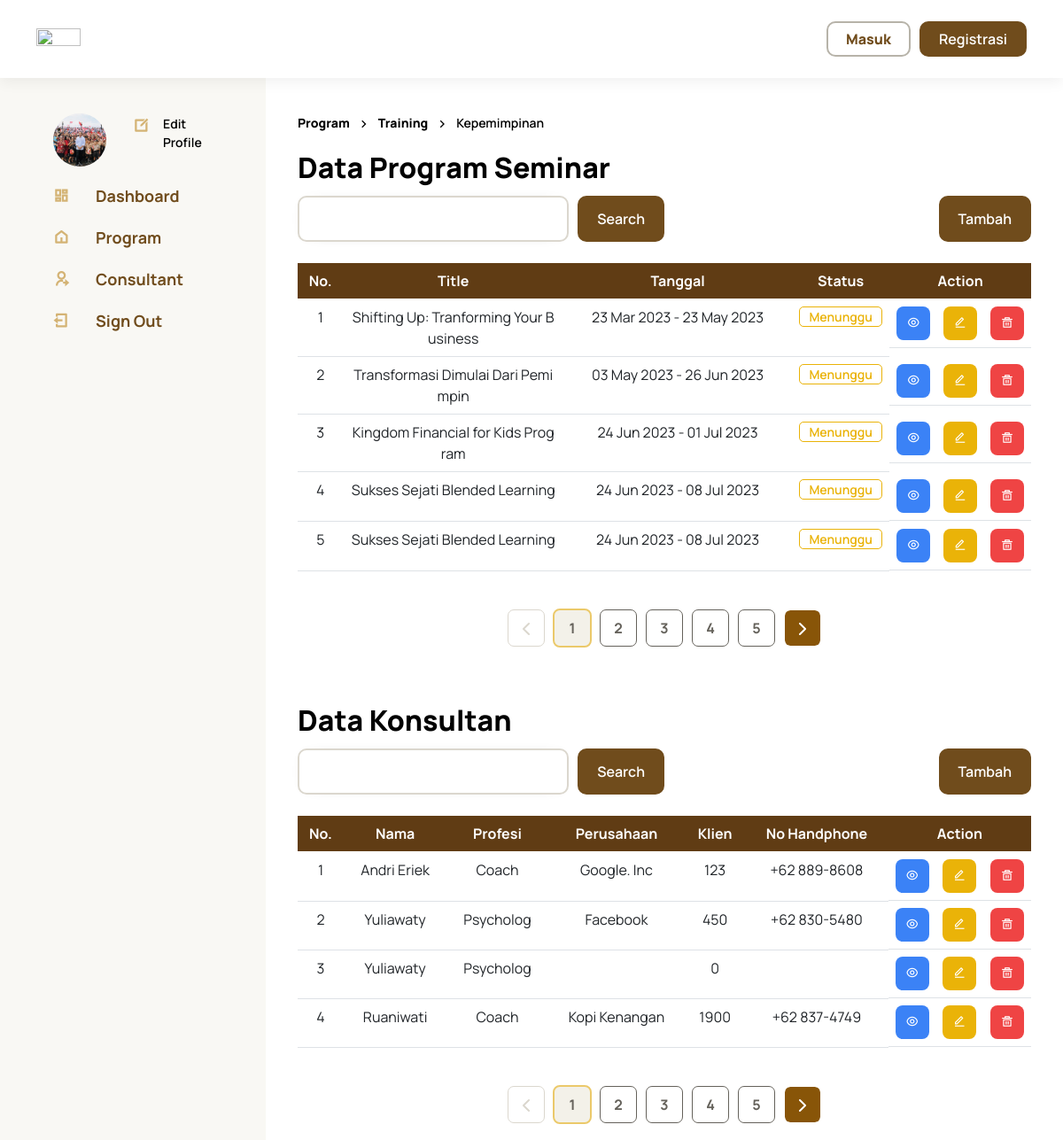
Page /index.php/admin on the earlier database version.
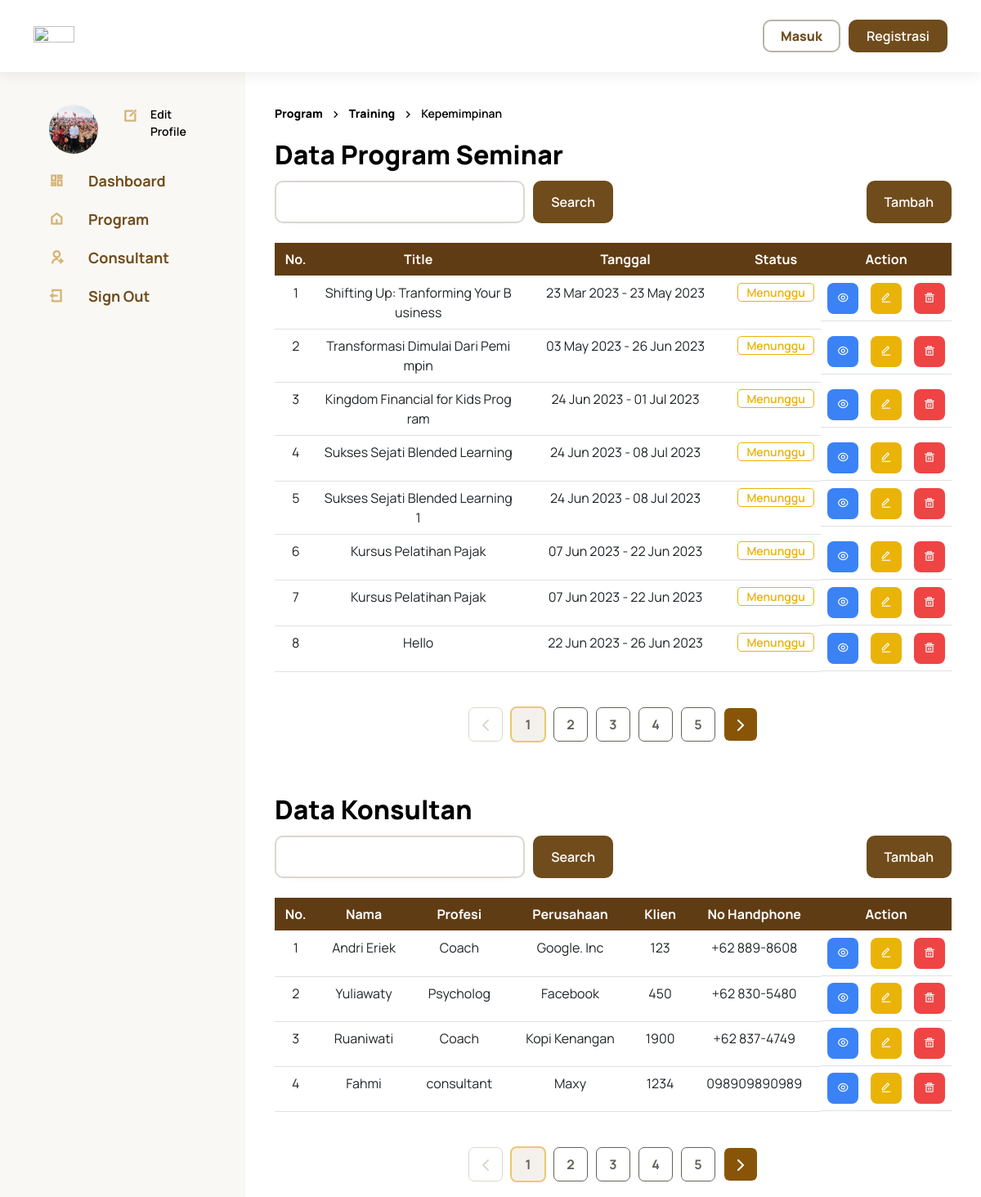
Same page on the later database version.
### tables this page shows
CREATE TABLE `program` (
  `id` int(8) NOT NULL,
  `name` varchar(50) NOT NULL,
  `tag` varchar(255) DEFAULT NULL,
  `type` varchar(50) NOT NULL,
  `descProgram` text NOT NULL,
  `priceMin` int(20) NOT NULL,
  `priceMax` int(20) NOT NULL,
  `dateStart` date NOT NULL,
  `dateEnd` date NOT NULL,
  `time_start` time DEFAULT NULL,
  `time_end` time DEFAULT NULL,
  `mode` enum('online','hybrid','offline') DEFAULT NULL,
  `url` varchar(100) DEFAULT NULL,
  `lokasi` varchar(100) DEFAULT NULL,
  `alamat` varchar(100) DEFAULT NULL,
  `kota` varchar(100) DEFAULT NULL,
  `photo` varchar(255) NOT NULL,
  `kuota` int(20) DEFAULT NULL,
  `consultant_id` int(11) DEFAULT NULL
);

CREATE TABLE `consultant` (
  `id` int(8) NOT NULL,
  `name` varchar(20) NOT NULL,
  `profesi` varchar(20) NOT NULL,
  `profile` text NOT NULL,
  `photo` varchar(225) NOT NULL,
  `alamat` text NOT NULL,
  `email` varchar(100) NOT NULL,
  `no_handphone` varchar(12) NOT NULL,
  `link_group` varchar(255) NOT NULL,
  `perusahaan` varchar(100) NOT NULL,
  `sertifikasi` varchar(255) NOT NULL,
  `sertif_start` date DEFAULT NULL,
  `sertif_end` date DEFAULT NULL,
  `akun_media` varchar(100) NOT NULL,
  `jumlah_client` int(11) NOT NULL,
  `spesialisasi` varchar(50) NOT NULL,
  `program_id` int(11) DEFAULT NULL
);

### application/controllers/Admin.php (called while the page is built, shortened)
<?php
class Admin extends CI_Controller
{
    public function __construct()
    {
        $this->load->library('form_validation');
    }
    public function index()
    {
        if ($this->input->get('search')) {
            $this->db->like('name', $this->input->get('search'));
            $query = $this->db->get('program');
            $dataProgram = $query->result();
        } else {
            $this->load->model("ProgramModel");
            $dataProgram = $this->ProgramModel->getProgram();
        }
        $this->load->model("ConsultantModel");
        $dataConsultant = $this->ConsultantModel->getConsultant();
        $data = [
            'consultant' => $dataConsultant,
            'program' => $dataProgram,
            'page_title' => 'Dashboard',
            'user' => $this->db->get_where('users', ['email' =>
            $this->session->userdata('email')])->row_array(),
        ];
        $this->load->view('main/admin/index', $data);
    }
}

### index.php (called while the page is built, shortened)
<?php
require_once BASEPATH.'core/CodeIgniter.php';

### application/models/ProgramModel.php (called while the page is built, shortened)
<?php
class ProgramModel extends CI_MOdel
{
    public function getProgram()
    {
        $query = $this->db->get('program');
        return $query->result();
    }
}

### application/models/ConsultantModel.php (called while the page is built, shortened)
<?php
class ConsultantModel extends CI_MOdel
{
    public function getConsultant()
    {
        $query = $this->db->get('consultant');
        return $query->result();
    }
}

### application/views/main/admin/index.php (the view, shortened to what the changed rows need)
<!DOCTYPE html>
<html lang="en">
<head>
    <link rel="stylesheet" href="<?php echo base_url('assets/css/home.css'); ?>">
    <link rel="stylesheet" href="<?php echo base_url('assets/css/_partials/sidebar.css'); ?>">
    <link rel="stylesheet" href="<?php echo base_url('assets/css/admin/home.css'); ?>">
    <link rel="stylesheet" href="<?php echo base_url('assets/css/admin/dashboard.css'); ?>">
</head>
<body>
    <div class="container-fluid">
        <div class="row ">
            <div class="col">
                <div class="container container-consultant">
                    <h4>Data Program Seminar</h3>
                        <div>
                            <table class="table my-4">
                                <thead class="table-head">
                                    <tr>
                                        <th>No.</th>
                                        <th style="width: 30%;">Title</th>
                                        <th>Tanggal</th>
                                        <th>Status</th>
                                        <th>Action</th>
                                    </tr>
                                </thead>
                                <tbody>
                                    <?php $no = 1;
                                    foreach ($program as $item) : ?>
                                    <tr>
                                        <td><?php echo $no++ ?></td>
                                        <td><?php echo $item->name ?></td>
                                        <td><?php echo date('d M Y', strtotime($item->dateStart)) . " - " . date('d M Y', strtotime($item->dateEnd)) ?>
                                        </td>
                                        <td>
                                            <p class="menunggu">Menunggu</p>
                                        </td>
                                        <td class="d-flex justify-content-between">
                                            <a href="<?php echo site_url(). 'detail-program/' . $item->id ?>">
                                                <button class="edit">
                                                    <i class="ri-eye-line"></i>
                                                </button>
                                            </a>
                                            <a href="<?php echo site_url('admin/edit/' . $item->id) ?>">
                                                <button class="warning">
                                                    <i class="ri-edit-line"></i>
                                                </button>
                                            </a>
                                            <a href="<?php echo site_url('admin/delete_row/' . $item->id) ?>">
                                                <button class="delete">
                                                    <i class="ri-delete-bin-5-line"></i>
                                                </button>
                                            </a>
                                        </td>
                                    </tr>
                                    <?php endforeach; ?>
                                </tbody>
                            </table>
                        </div>
                </div>
                <div class="container container-consultant">
                    <h4>Data Konsultan</h3>
                        <div>
                            <table class="table my-4">
                                <thead class="table-head">
                                    <tr>
                                        <th scope="col">No.</th>
                                        <th scope="col">Nama</th>
                                        <th scope="col">Profesi</th>
                                        <th scope="col">Perusahaan</th>
                                        <th scope="col">Klien</th>
                                        <th scope="col">No Handphone</th>
                                        <th scope="col-6">Action</th>
                                    </tr>
                                </thead>
                                <tbody>
                                    <?php $no = 1;
                                    foreach ($consultant as $item) : ?>
                                    <tr>
                                        <td><?php echo $no++ ?></td>
                                        <td><?php echo $item->name ?></td>
                                        <td><?php echo $item->profesi ?></td>
                                        <td><?php echo $item->perusahaan ?></td>
                                        <td><?php echo $item->jumlah_client ?></td>
                                        <td><?php echo $item->no_handphone ?></td>
                                        <td class="d-flex justify-content-between">
                                            <a href="<?php echo site_url() . 'detail-consultant/' . $item->id ?>">
                                                <button class="edit">
                                                    <i class="ri-eye-line"></i>
                                                </button>
                                            </a>
                                            <a href="<?php echo site_url('admin/edit_consultant/' . $item->id) ?>">
                                                <button class="warning">
                                                    <i class="ri-edit-line"></i>
                                                </button>
                                            </a>
                                            <a href="<?php echo site_url('admin/delete_consultant/' . $item->id); ?>">
                                                <button class="delete">
                                                    <i class="ri-delete-bin-5-line"></i>
                                                </button>
                                            </a>
                                        </td>
                                    </tr>
                                    <?php endforeach; ?>
                                </tbody>
                            </table>
                        </div>
                </div>
            </div>
        </div>
</html>

Differences in the rows shown:
removed consultant: name "Yuliawaty", profesi "Psycholog", jumlah_client "0"
changed program: name "Sukses Sejati Blended Learning" → "Sukses Sejati Blended Learning 1"
added program: name "Kursus Pelatihan Pajak", dateStart "07 Jun 2023", dateEnd "22 Jun 2023"
added program: name "Kursus Pelatihan Pajak", dateStart "07 Jun 2023", dateEnd "22 Jun 2023"
added program: name "Hello", dateStart "22 Jun 2023", dateEnd "26 Jun 2023"
added consultant: name "Fahmi", profesi "consultant", perusahaan "Maxy", jumlah_client "1234", no_handphone "098909890989"
